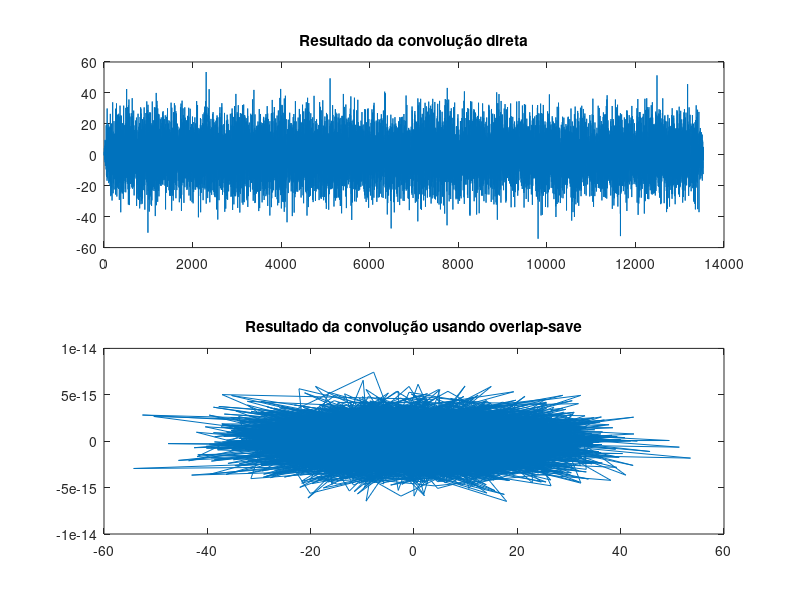

Write MATLAB code to recreate this figure.
# UNIVERSIDADE FEDERAL DO RIO GRANDE DO NORTE
# DEPARTAMENTO DE COMPUTAÇÃO E AUTOMAÇÃO
# PROCESSAMENTO DIGITAL DE SINAIS
# ALUNO: Lucas Tomaz de Moura
# 5° Simulação computacional: Implementação de DFT e FFT.

% Parâmetros do problema
N = 1024;  % Número de pontos para a FFT
M = 150;   % Tamanho do filtro FIR
L = N - M + 1;  % Tamanho do bloco útil

% Comprimento do sinal de entrada (aproximadamente 15.3 * L)
x_length = round(15.3 * L);
x = randn(1, x_length);  % Sinal de entrada com comprimento correto

% Garantir que o comprimento de x não seja múltiplo de L
if mod(length(x), L) == 0
    x = [x, randn(1)];  % Adicionar uma amostra extra
end

h = randn(1, M);  % Filtro FIR aleatório

% Preenchimento inicial com M-1 zeros
x = [zeros(1, M-1), x];

% Número de blocos
num_blocks = ceil((length(x) - (M-1)) / L);

% Inicialização do vetor de saída
y = zeros(1, length(x) + M - 1);

% FFT do filtro
H = fft(h, N);

% Processar os blocos
for i = 1:num_blocks
    % Índices do bloco atual
    start_idx = (i-1) * L + 1;
    end_idx = min(start_idx + N - 1, length(x));

    % Extrair e zero-padding do bloco
    x_block = x(start_idx:end_idx);
    x_block = [x_block, zeros(1, N - length(x_block))];

    % FFT do bloco
    X_block = fft(x_block, N);

    % Convolução no domínio da frequência
    Y_block = X_block .* H;

    % IFFT para obter saída no domínio do tempo
    y_block = ifft(Y_block, N);

    % Parte útil do bloco (remover os M-1 pontos iniciais)
    useful_part = y_block(M:M+L-1);

    % Índices do vetor de saída
    start_y = (i-1) * L + 1;
    end_y = start_y + length(useful_part) - 1;

    % Verificar os índices de gravação
    disp(['Bloco ', num2str(i), ': start_y = ', num2str(start_y), ', end_y = ', num2str(end_y)]);

    % Armazenar no vetor de saída
    y(start_y:end_y) = useful_part;
end

% Remover o preenchimento inicial do vetor de saída
y = y(M:end);

% Convolução direta no tempo
y_direct = conv(x(M:end), h);

% Ajuste de comprimento para comparação
y_adjusted = y(1:length(y_direct));

% Comparar os resultados
error = norm(y_adjusted - y_direct);
disp(['Erro entre a implementação de FFT e a convolução direta: ', num2str(error)]);

% Diagnóstico: exibir diferença máxima entre os sinais
max_diff = max(abs(y_adjusted - y_direct));
disp(['Diferença máxima: ', num2str(max_diff)]);

% Plotar gráficos para análise
figure;
subplot(2, 1, 1);
plot(y_direct);
title('Resultado da convolução direta');

subplot(2, 1, 2);
plot(y_adjusted);
title('Resultado da convolução usando overlap-save');
